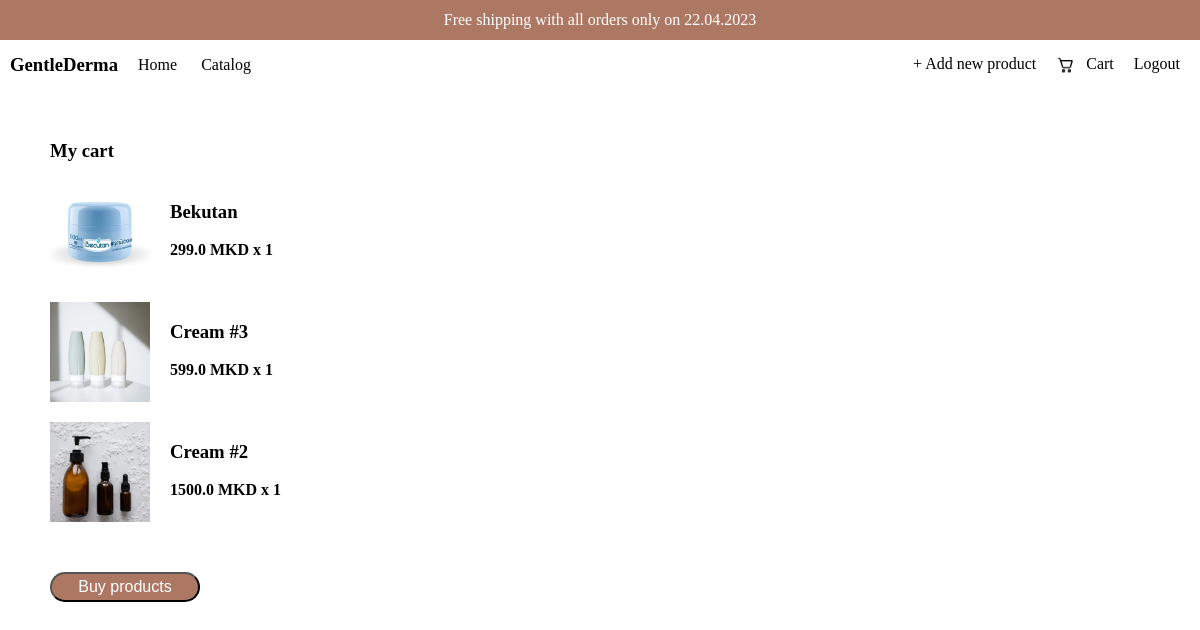
Before: /cart (signed in) with the older database file.
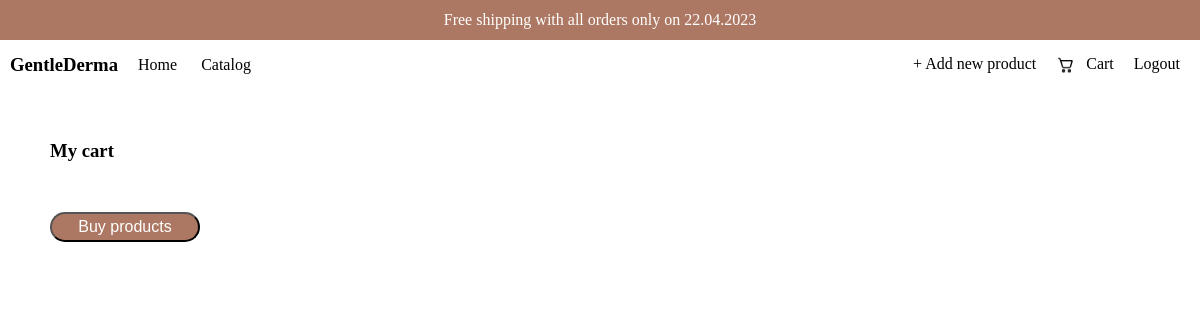
After: the same page with the newer database file.
### cart/models.py (models this page shows)
class CartItem(models.Model):
    product = models.ForeignKey(Product,on_delete=models.CASCADE)
    quantity = models.IntegerField(default=1)
    cart = models.ForeignKey(Cart,on_delete=models.CASCADE)

### product/models.py (models this page shows, shortened)
class Product(models.Model):
    name = models.CharField(max_length=255)
    image = models.ImageField(upload_to='src/media/products/', default = 'src/media/products/default.png')
    description = models.CharField(max_length=1000)
    price = models.FloatField()
    category = models.ManyToManyField(ProductTag)
    in_stock = models.IntegerField()

### cart/views.py (the view, shortened to what this page needs)
# urls.py: path('cart',cart),
def cart(request):
    if not request.user.is_authenticated:
        return redirect('/login')
    template_name = 'cart.html'
    context = {}
    cart_exists = Cart.objects.get(user__pk=request.user.pk)
    if(cart_exists):
        cart_items = CartItem.objects.filter(cart__user__pk=request.user.pk)
        context['cart_items']=cart_items
    return render(request,template_name,context)

### src/templates/cart.html (shortened to what this page needs)
{% extends "header.html" %}
{% load static %}
{% block page_content %}
    <div class="cart--container">
        <h3>My cart</h3>
        {% for cart_item in cart_items %}
            <div class='cart--product'
                 onclick="location.href='/product/{{ cart_item.product.pk }}'">
                <img src={{ cart_item.product.image }}  height="200px" width="200px" />
                <div class='cart--description'>
                    <h3>{{ cart_item.product.name }}</h3>
                    <b>{{ cart_item.product.price }} MKD x {{ cart_item.quantity }}</b>
                </div>
            </div>
        {% endfor %}
        <form method="POST" action="" class="form-auth">
            <div class="product--action-buttons">
                <input type="submit"
                       class='catalog--add-to-cart-button'
                       value="Buy products" />
            </div>
        </form>
    </div>
{% endblock %}

### src/templates/header.html (shortened to what this page needs)
<!DOCTYPE html>
<html lang="en">
    {% load static %}
    <head>
        <link rel="stylesheet" href="{% static 'style.css' %}?{% now " U" %} ">
        <link rel="stylesheet"
              href="{% static 'header_style.css' %}?{% now " U" %} ">
        <link rel="stylesheet" href="{% static 'home_style.css' %}?{% now " U" %} ">
        <link rel="stylesheet" href="{% static 'catalog_style.css' %}?{% now " U" %} ">
        <link rel="stylesheet" href="{% static 'product_style.css' %}?{% now " U" %} ">
    </head>
    <body style=" margin: 0;">
        <div class="header-container">
            <div class="header--info">Free shipping with all orders only on 22.04.2023</div>
            <div class ="header--menu">
                <h3 style="padding:0px 10px;">GentleDerma</h3>
                <div class="header--menu-items">
                    <a href="/" class="menu-item">Home</a>
                    <a href="/catalog" class="menu-item">Catalog</a>
                </div>
                <div class="header--additional-items">
                    {% if user.is_seller %}
                    <a href="/product/add" class="menu-item">+ Add new product</a>
                    {% endif %}
                    <div class="header--cart">
                        <img src="{% static 'images/cart.png' %}" height="20px" width="20px">
                        <a href="/cart" class="menu-item">Cart</a>
                        <a href="/logout" class="menu-item">Logout</a>
                    </div>
                </div>
            </div>
        </div>
        {% block page_content %}{% endblock %}
    </body>
</html>

### src/static/header_style.css (style rules this page uses)
.header--info { background-color: #AD7863; height: 40px; width: 100%; display: flex; align-items: center; justify-content: center; color: white; }
.header--menu { height: 50px; width: 100%; background-color: white; display: flex; flex-direction: row; align-items: center; }
.menu-item { color: black; text-decoration: none; padding: 0 10px; }
.header--additional-items { display: flex; flex-direction: row; margin-left: auto; }
.header--cart { display: flex; flex-direction: row; padding: 0px 10px; }

### src/static/catalog_style.css (style rules this page uses)
.catalog--add-to-cart-button { background-color: #AD7863; border-radius: 100px; height: 30px; width: 150px; color: white; display: flex; align-items: center; justify-content: center; font-size: 16px; font-weight: lighter; }

### src/static/product_style.css (style rules this page uses)
.product--action-buttons { display: flex; flex-direction: row; gap: 30px; margin-top: 50px; }
.cart--container { margin: 50px; }

Changed rows visible on the page:
removed CartItem: product.image (picture), product.name "Bekutan", product.price "299.0", quantity "1"
removed CartItem: product.image (picture), product.name "Cream #3", product.price "599.0", quantity "1"
removed CartItem: product.image (picture), product.name "Cream #2", product.price "1500.0", quantity "1"
